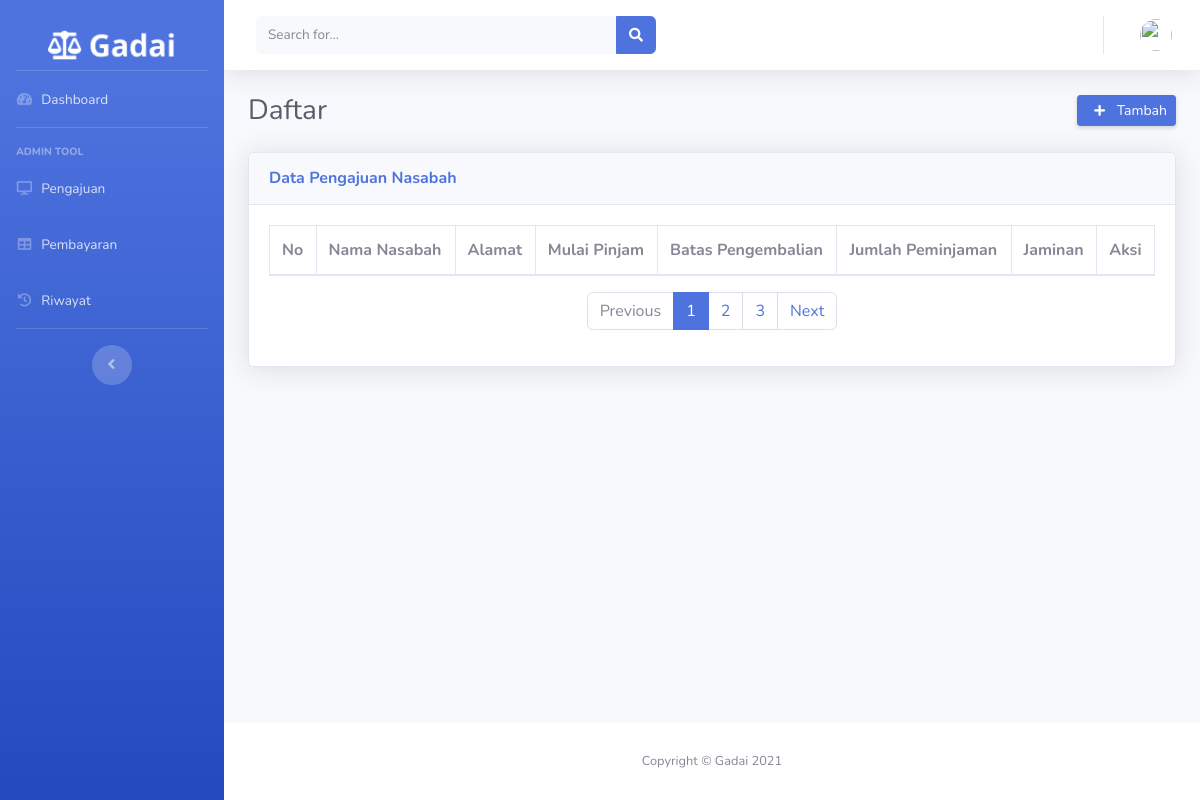
The app's page /index.php/pengajuangadai, older data.
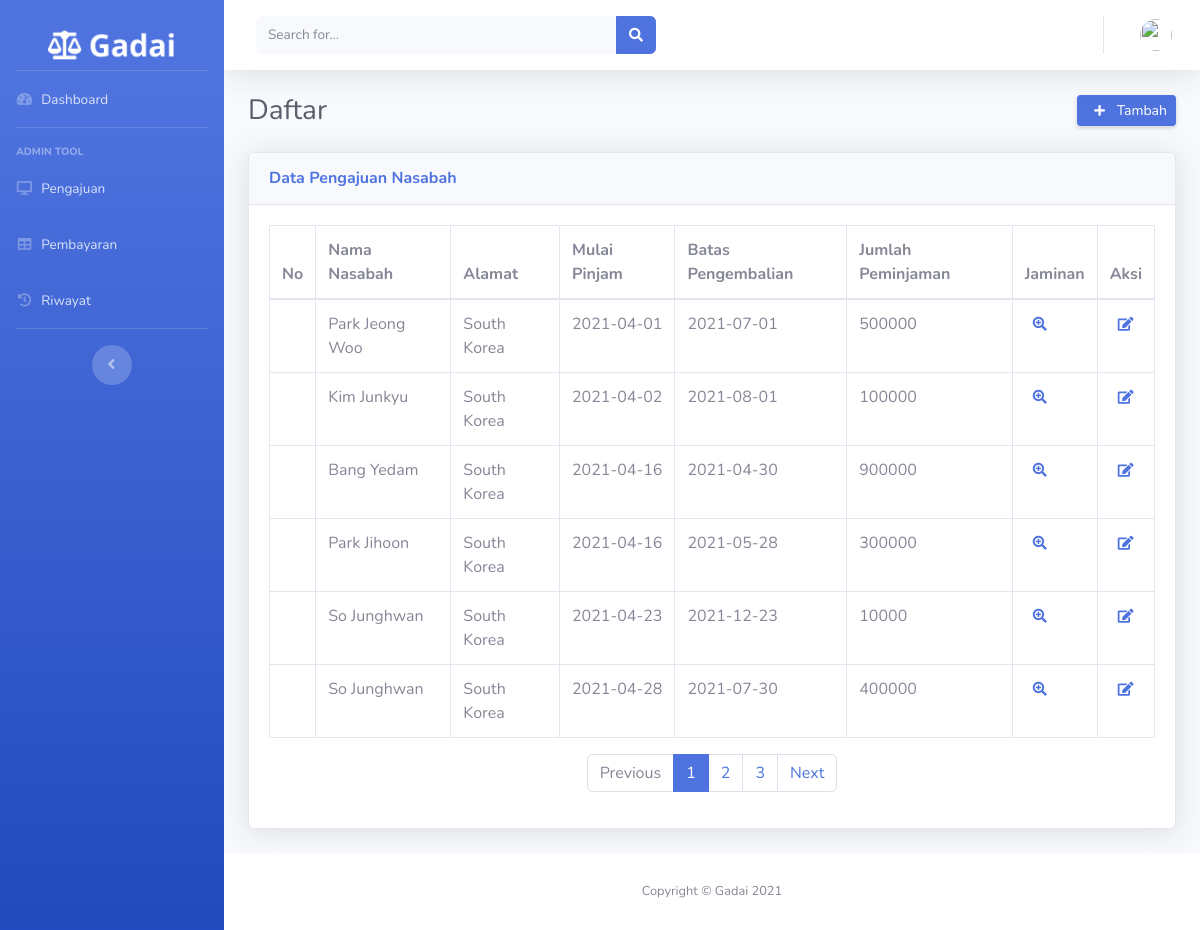
The same page, newer data.
### tables this page shows
CREATE TABLE `pengajuan_gadai` (
  `id` int(11) NOT NULL,
  `nama_nasabah` varchar(128) NOT NULL,
  `alamat` varchar(128) NOT NULL,
  `tanggal_pinjam` date NOT NULL,
  `batas_pengembalian` date NOT NULL,
  `jumlah_peminjaman` int(11) NOT NULL,
  `nama_jaminan` varchar(128) NOT NULL,
  `bukti_jaminan` varchar(128) NOT NULL
);

### application/controllers/PengajuanGadai.php (called while the page is built, shortened)
<?php
class PengajuanGadai extends CI_Controller
{
    public function __construct()
    {
        $this->load->model(array('Pengajuan_model'));
    }
    public function index()
    {
        $data['pengajuan'] = $this->Pengajuan_model->getDataPengajuan();
        $data['title'] = 'Gadai-Pengajuan';
        $data['user'] = $this->db->get_where('user_admin', ['email' => $this->session->userdata('email')])->row_array();
        $this->load->view('templates/header', $data);
        $this->load->view('templates/sidebar', $data);
        $this->load->view('templates/topbar', $data);
        $this->load->view('admin/pengajuan', $data);
        $this->load->view('templates/footer');
    }
}

### index.php (called while the page is built, shortened)
<?php
require_once BASEPATH.'core/CodeIgniter.php';

### application/models/Pengajuan_model.php (called while the page is built, shortened)
<?php
class Pengajuan_model extends CI_Model
{
    public function getDataPengajuan()
    {
        $this->db->select("*");
        $this->db->from("pengajuan_gadai");
        return $this->db->get()->result();
    }
}

### application/views/admin/pengajuan.php (the view, shortened to what this page needs)
<div class="container-fluid">
    <div class="d-sm-flex align-items-center justify-content-between mb-4">
        <h1 class="h3 mb-0 text-gray-800">Daftar</h1>
        <a href="<?php echo base_url('PengajuanGadai/tambahPengajuan'); ?>" class="d-none d-sm-inline-block btn btn-sm btn-primary shadow-sm">
            <i class="fa fa-plus fa-sm text-white-100 mx-2">
            </i> Tambah</a>
    </div>
    <div class="card shadow mb-4">
        <div class="card-header py-3">
            <h6 class="m-0 font-weight-bold text-primary">Data Pengajuan Nasabah</h6>
        </div>
        <div class="card-body">
            <div class="table-responsive">
                <table class="table table-bordered" id="dataTable" width="100%" cellspacing="0">
                    <thead>
                        <tr>
                            <th>No</th>
                            <th>Nama Nasabah</th>
                            <th>Alamat</th>
                            <th>Mulai Pinjam</th>
                            <th>Batas Pengembalian</th>
                            <th>Jumlah Peminjaman</th>
                            <th>Jaminan</th>
                            <th>Aksi</th>
                        </tr>
                    </thead>
                    <tbody>
                        <?php foreach ($pengajuan as $ajuan) { ?>
                            <tr>
                                <td></td>
                                <td><?php echo $ajuan->nama_nasabah ?></td>
                                <td><?php echo $ajuan->alamat ?></td>
                                <td><?php echo $ajuan->tanggal_pinjam ?></td>
                                <td><?php echo $ajuan->batas_pengembalian ?></td>
                                <td><?php echo $ajuan->jumlah_peminjaman ?></td>
                                <td>
                                    <a class="fa fa-search-plus fa-sm text-white-100 mx-2"></a>
                                </td>
                                <td><a class="fa fa-edit fa-sm text-white-100 mx-2"></a>
                                </td>
                            </tr>
                        <?php } ?>
                    </tbody>
                </table>
                <nav aria-label="Page navigation example">
                    <ul class="pagination justify-content-center">
                        <li class="page-item disabled">
                            <a class="page-link" href="#" tabindex="-1">Previous</a>
                        </li>
                        <li class="page-item active"><a class="page-link" href="#">1</a></li>
                        <li class="page-item"><a class="page-link" href="#">2</a></li>
                        <li class="page-item"><a class="page-link" href="#">3</a></li>
                        <li class="page-item">
                            <a class="page-link" href="#">Next</a>
                        </li>
                    </ul>
                </nav>
            </div>
        </div>
    </div>
</div>
</div>

### application/views/templates/header.php (shortened to what this page needs)
<!DOCTYPE html>
<html lang="en">
<head>
    <link href="<?php echo base_url('assets/'); ?>vendor/fontawesome-free/css/all.min.css" rel="stylesheet" type="text/css">
    <link href="<?php echo base_url('assets/'); ?>css/sb-admin-2.min.css" rel="stylesheet">
</head>
<body id="page-top">
    <div id="wrapper">

### application/views/templates/sidebar.php
<ul class="navbar-nav bg-gradient-primary sidebar sidebar-dark accordion" id="accordionSidebar">
    <a class="sidebar-brand d-flex align-items-center justify-content-center" href="<?php echo base_url('Dashboard/index') ?>">
        <div class="sidebar-brand">
            <img class="img-responsive mx-2" style="width: 80%" src="<?php echo base_url('assets/'); ?>img/Logo_White.png">
        </div>
    </a>
    <hr class="sidebar-divider my-0">
    <li class="nav-item">
        <a class="nav-link" href="<?php echo base_url('Dashboard') ?>">
            <i class="fas fa-fw fa-tachometer-alt"></i>
            <span>Dashboard</span></a>
    </li>
    <hr class="sidebar-divider">
    <div class="sidebar-heading">
        Admin Tool
    </div>
    <li class="nav-item">
        <a class="nav-link" href="<?php echo base_url('PengajuanGadai'); ?>">
            <i class="fas fa-fw fa fa-desktop"></i>
            <span>Pengajuan</span></a>
    </li>
    <li class="nav-item">
        <a class="nav-link" href="<?php echo base_url('Dashboard/catatanpembayaran'); ?>">
            <i class="fas fa-fw fa fa-table"></i>
            <span>Pembayaran</span> </a>
    </li>
    <li class="nav-item">
        <a class="nav-link" href="<?php echo base_url('Dashboard/riwayatpembayaran');  ?>">
            <i class="fas fa-fw fa fa-history"></i>
            <span>Riwayat</span> </a>
    </li>
    <hr class="sidebar-divider d-none d-md-block">
    <div class="text-center d-none d-md-inline">
        <button class="rounded-circle border-0" id="sidebarToggle"></button>
    </div>
</ul>

### application/views/templates/topbar.php (shortened to what this page needs)
<div id="content-wrapper" class="d-flex flex-column">
    <div id="content">
        <nav class="navbar navbar-expand navbar-light bg-white topbar mb-4 static-top shadow">
            <form class="d-none d-sm-inline-block form-inline mr-auto ml-md-3 my-2 my-md-0 mw-100 navbar-search">
                <div class="input-group">
                    <input type="text" class="form-control bg-light border-0 small" placeholder="Search for..." aria-label="Search" aria-describedby="basic-addon2">
                    <div class="input-group-append">
                        <button class="btn btn-primary" type="button">
                            <i class="fas fa-search fa-sm"></i>
                        </button>
                    </div>
                </div>
            </form>
            <ul class="navbar-nav ml-auto">
                <li class="nav-item dropdown no-arrow">
                    <a class="nav-link dropdown-toggle" href="#" id="userDropdown" role="button" data-toggle="dropdown" aria-haspopup="true" aria-expanded="false">
                        <img class="img-profile rounded-circle" src="<?php echo base_url('assets/img/profile/') . $user['image']; ?>">
                    </a>
                </li>
            </ul>
        </nav>

### application/views/templates/footer.php (shortened to what this page needs)
<footer class="sticky-footer bg-white">
    <div class="container my-auto">
        <div class="copyright text-center my-auto">
            <span>Copyright &copy; Gadai 2021</span>
        </div>
    </div>
</footer>
</div>
</div>
</body>
</html>

Row changes from the older to the newer data that the page shows:
added pengajuan_gadai: nama_nasabah "Park Jeong Woo", alamat "South Korea", tanggal_pinjam "2021-04-01", batas_pengembalian "2021-07-01", jumlah_peminjaman "500000"
added pengajuan_gadai: nama_nasabah "Kim Junkyu", alamat "South Korea", tanggal_pinjam "2021-04-02", batas_pengembalian "2021-08-01", jumlah_peminjaman "100000"
added pengajuan_gadai: nama_nasabah "Bang Yedam", alamat "South Korea", tanggal_pinjam "2021-04-16", batas_pengembalian "2021-04-30", jumlah_peminjaman "900000"
added pengajuan_gadai: nama_nasabah "Park Jihoon", alamat "South Korea", tanggal_pinjam "2021-04-16", batas_pengembalian "2021-05-28", jumlah_peminjaman "300000"
added pengajuan_gadai: nama_nasabah "So Junghwan", alamat "South Korea", tanggal_pinjam "2021-04-23", batas_pengembalian "2021-12-23", jumlah_peminjaman "10000"
added pengajuan_gadai: nama_nasabah "So Junghwan", alamat "South Korea", tanggal_pinjam "2021-04-28", batas_pengembalian "2021-07-30", jumlah_peminjaman "400000"
